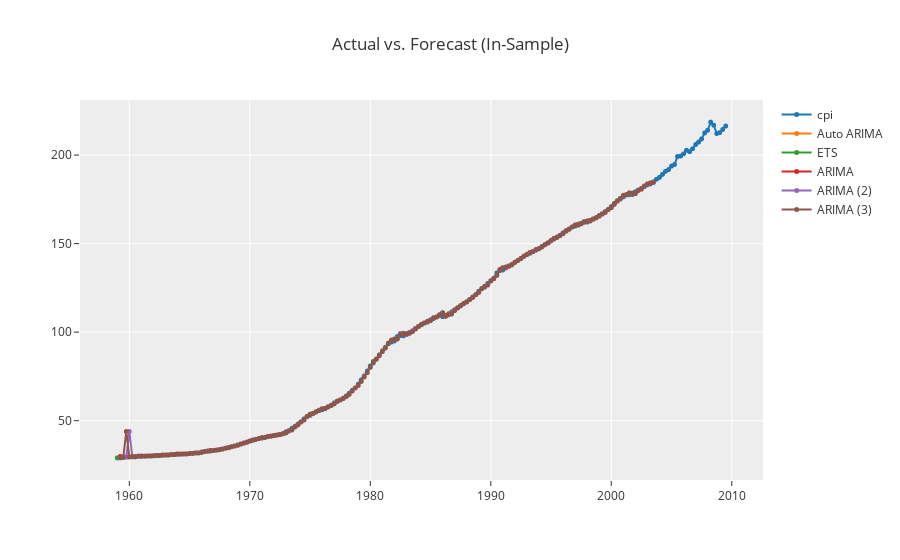

The code cell stored with this chart in its notebook:
### Code cell
# compare the insample forecasts of the models
exp.plot_model(comparison_models, plot='insample')

### Figure 1 — Plotly figure (JSON) as saved in the notebook; plotly's stock layout.template omitted (floating-point values rounded to 4 significant figures; data arrays with more than 128 entries replaced by an {"elided": "..."} marker saying what was removed)
{"data": [{"line": {"color": "rgb(31, 119, 180)", "width": 2}, "marker": {"color": "rgb(31, 119, 180)", "size": 5}, "mode": "lines+markers", "name": "cpi", "type": "scattergl", "x": {"elided": "203 str values"}, "xaxis": "x", "y": {"elided": "203 float values"}, "yaxis": "y"}, {"line": {"color": "rgb(255, 127, 14)", "width": 2}, "marker": {"color": "rgb(255, 127, 14)", "size": 5}, "mode": "lines+markers", "name": "Auto ARIMA", "type": "scattergl", "x": {"elided": "203 str values"}, "xaxis": "x", "y": {"elided": "203 float values"}, "yaxis": "y"}, {"line": {"color": "rgb(44, 160, 44)", "width": 2}, "marker": {"color": "rgb(44, 160, 44)", "size": 5}, "mode": "lines+markers", "name": "ETS", "type": "scattergl", "x": {"elided": "203 str values"}, "xaxis": "x", "y": {"elided": "203 float values"}, "yaxis": "y"}, {"line": {"color": "rgb(214, 39, 40)", "width": 2}, "marker": {"color": "rgb(214, 39, 40)", "size": 5}, "mode": "lines+markers", "name": "ARIMA", "type": "scattergl", "x": {"elided": "203 str values"}, "xaxis": "x", "y": {"elided": "203 float values"}, "yaxis": "y"}, {"line": {"color": "rgb(148, 103, 189)", "width": 2}, "marker": {"color": "rgb(148, 103, 189)", "size": 5}, "mode": "lines+markers", "name": "ARIMA (2)", "type": "scattergl", "x": {"elided": "203 str values"}, "xaxis": "x", "y": {"elided": "203 float values"}, "yaxis": "y"}, {"line": {"color": "rgb(140, 86, 75)", "width": 2}, "marker": {"color": "rgb(140, 86, 75)", "size": 5}, "mode": "lines+markers", "name": "ARIMA (3)", "type": "scattergl", "x": {"elided": "203 str values"}, "xaxis": "x", "y": {"elided": "203 float values"}, "yaxis": "y"}], "layout": {"showlegend": true, "title": {"text": "Actual vs. Forecast (In-Sample)"}, "xaxis": {"anchor": "y", "domain": [0, 1]}, "yaxis": {"anchor": "x", "domain": [0, 1]}}}
